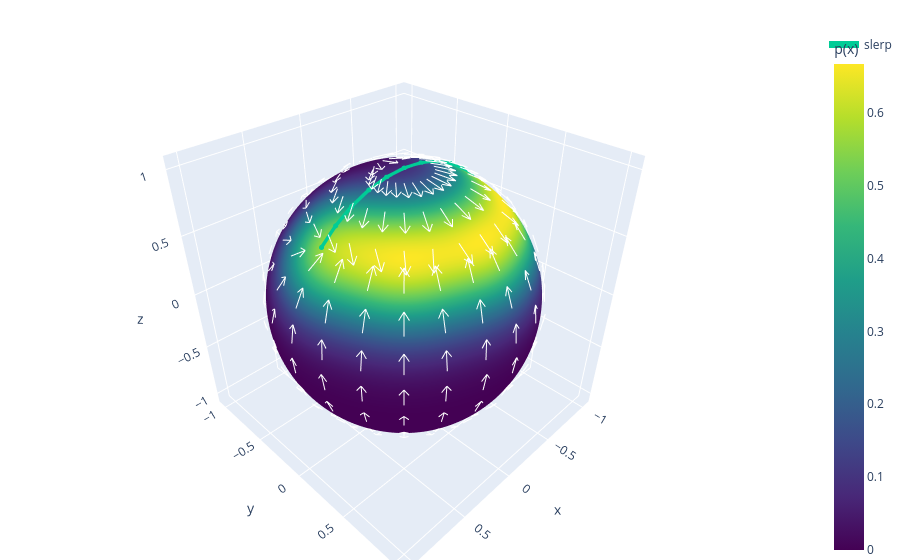

Notebook code cell kept with this figure:
### Code cell
M = 10
slerp = slerp_path(A, B, M)
linear = straight_path(A, B, M)
print("slerp shape:", slerp.shape)
print("slerp length:", path_length(slerp, means, sigmas, weights))
print("linear length:", path_length(linear, means, sigmas, weights))
plot_sphere_landscape(means, sigmas, weights, paths={"slerp ": slerp})

### Figure 1 — Plotly figure (JSON) as saved in the notebook; plotly's stock layout.template omitted (floating-point values rounded to 4 significant figures; data arrays with more than 128 entries replaced by an {"elided": "..."} marker saying what was removed)
{"data": [{"cmin": 0, "colorbar": {"title": {"text": "p(x)"}}, "colorscale": [[0, "#440154"], [0.1111, "#482878"], [0.2222, "#3e4989"], [0.3333, "#31688e"], [0.4444, "#26828e"], [0.5556, "#1f9e89"], [0.6667, "#35b779"], [0.7778, "#6ece58"], [0.8889, "#b5de2b"], [1, "#fde725"]], "lighting": {"ambient": 1, "diffuse": 0, "specular": 0}, "opacity": 1, "surfacecolor": {"elided": "150x150 float values"}, "type": "surface", "x": {"elided": "150x150 float values"}, "y": {"elided": "150x150 float values"}, "z": {"elided": "150x150 float values"}}, {"line": {"color": "white", "width": 2}, "mode": "lines", "showlegend": false, "type": "scatter3d", "x": {"elided": "2592 float values"}, "y": {"elided": "2592 float values"}, "z": {"elided": "2592 float values"}}, {"line": {"width": 7}, "marker": {"size": 3}, "mode": "lines+markers", "name": "slerp ", "type": "scatter3d", "x": [0.7142, 0.5937, 0.4585, 0.3121, 0.158, 0.0, -0.158, -0.3121, -0.4585, -0.5937, -0.7142], "y": [0.0, 1.368e-17, 2.703e-17, 3.971e-17, 5.141e-17, 6.184e-17, 7.076e-17, 7.793e-17, 8.318e-17, 8.638e-17, 8.746e-17], "z": [0.7142, 0.8171, 0.8999, 0.9606, 0.9976, 1.01, 0.9976, 0.9606, 0.8999, 0.8171, 0.7142]}], "layout": {"margin": {"b": 0, "l": 0, "r": 0, "t": 30}, "scene": {"aspectmode": "data"}}}
